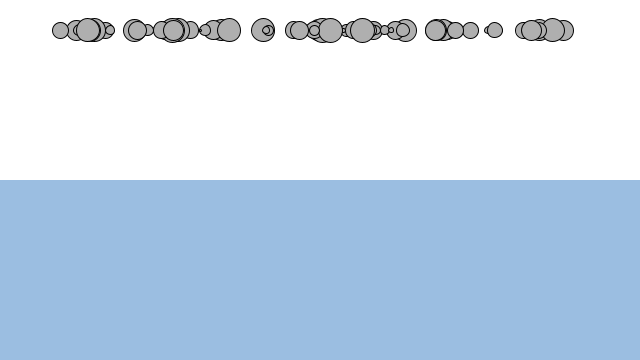
Frame 1 (no input)
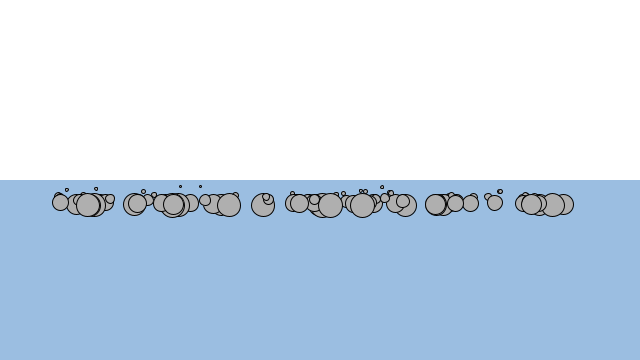
Frame 60 (the mouse pressed at the canvas centre just before this capture)
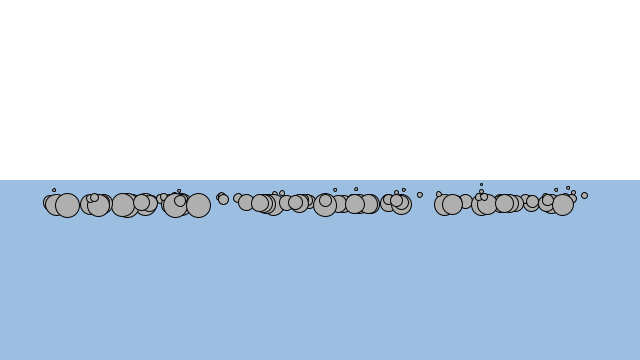
Frame 120 (the mouse held since frame 60 and released just before this capture)

The Processing sketch that drew these frames (run headless with seeded random() and noise(); from frame 60 on, the mouse is pressed at the canvas centre):

// Processing sketch: processing_97895
// ── processing_97895.pde

Mover[] movers = new Mover[100];
Liquid water;

void setup() {
  size(640, 360);
  for (int i=0; i<movers.length; i++) {
    movers[i] = new Mover(random(0.5,5),random(50,width-50),30);
  }
  water = new Liquid(0, height/2, width, height/2, 0.1);
}

void draw() {
  background(255);
  
  water.display();

  for (int i=0; i<movers.length; i++) {
    float mu = 0.01;
    PVector friction = movers[i].velocity.get();
    friction.mult(-1);
    friction.normalize();
    friction.mult(mu);   
  
    PVector wind = new PVector(0.01, 0);
    PVector gravity = new PVector(0, 0.1*movers[i].mass);
    
    //movers[i].applyForce(friction);
    if (movers[i].isInside(water)) {
      movers[i].drag(water);
    }
    //movers[i].applyForce(wind);
    movers[i].applyForce(gravity);
    
    
    movers[i].update();
    movers[i].checkEdges();
    movers[i].display();
  }
  
}

void mousePressed() {
  for (int i=0; i<movers.length; i++) {
    movers[i] = new Mover(random(0.5,5),random(50,width-50),30);
  }
  water = new Liquid(0, height/2, width, height/2, 0.1);
  redraw();
}

class Liquid {
  float x,y,w,h;
  float c;
  
  Liquid (float x_, float y_, float w_, float h_, float c_) {
    x = x_;
    y = y_;
    w = w_;
    h = h_;
    c = c_;
  }
  
  void display() {
    noStroke();
    fill(155,190,225);
    rect(x,y,w,h);
  }
  
}
    
class Mover {
 
  PVector location;
  PVector velocity;
  PVector acceleration;
  float mass;
 
  Mover(float m, float x, float y) {   
    mass = m;
    location = new PVector(x,y);
    velocity = new PVector(0,0);
    acceleration = new PVector(0,0);
  }
 
  void applyForce(PVector force) {
    PVector f = force.get(); // make a copy of the force
    f.div(mass);             // so that we don't permanently change it
    acceleration.add(f);
  }
 
  void update() {
    velocity.add(acceleration);
    location.add(velocity);
    acceleration.mult(0);
  }
 
  void display() {
    stroke(0);
    fill(175);
    ellipse(location.x,location.y,int(5*mass),int(5*mass));
  }
 
  void checkEdges() {
    if (location.x > width) {
      location.x = width-1;
      velocity.x *= -1;
    } else if (location.x < 0) {
      location.x = 0;
      velocity.x *= -1;      
    }
    
    if (location.y > height-1) {
      location.y = height-1;
      velocity.y *= -1;
    }

  }
  
  boolean isInside(Liquid L) {
    if (location.x>L.x && location.x<L.x+L.w && location.y>L.y && location.y<L.y+L.h) {
      return true;
    } else {
      return false;
    }
  }
  
  void drag(Liquid L) {
    float speed = velocity.mag();
    float dragMagnitude = L.c*speed*speed;
    PVector drag = velocity.get();
    drag.mult(-1);
    drag.normalize();
    drag.mult(dragMagnitude);
    
    applyForce(drag);
  }
  
}
